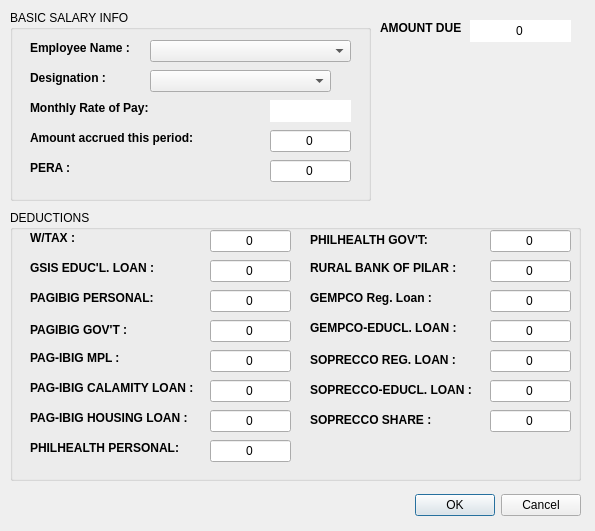
<?xml version="1.0" encoding="UTF-8"?>
<ui version="4.0">
 <class>Dialog</class>
 <widget class="QDialog" name="Dialog">
  <property name="geometry">
   <rect>
    <x>0</x>
    <y>0</y>
    <width>595</width>
    <height>531</height>
   </rect>
  </property>
  <property name="windowTitle">
   <string>Add Employee</string>
  </property>
  <property name="autoFillBackground">
   <bool>false</bool>
  </property>
  <property name="modal">
   <bool>false</bool>
  </property>
  <widget class="QDialogButtonBox" name="buttonBox">
   <property name="geometry">
    <rect>
     <x>20</x>
     <y>490</y>
     <width>561</width>
     <height>31</height>
    </rect>
   </property>
   <property name="orientation">
    <enum>Qt::Horizontal</enum>
   </property>
   <property name="standardButtons">
    <set>QDialogButtonBox::Cancel|QDialogButtonBox::Ok</set>
   </property>
  </widget>
  <widget class="QGroupBox" name="groupBox">
   <property name="geometry">
    <rect>
     <x>10</x>
     <y>10</y>
     <width>361</width>
     <height>191</height>
    </rect>
   </property>
   <property name="title">
    <string>BASIC SALARY INFO</string>
   </property>
   <widget class="QComboBox" name="_add_employee_name_combo">
    <property name="geometry">
     <rect>
      <x>140</x>
      <y>30</y>
      <width>201</width>
      <height>22</height>
     </rect>
    </property>
    <property name="font">
     <font>
      <family>Segoe UI</family>
      <pointsize>9</pointsize>
     </font>
    </property>
   </widget>
   <widget class="QLabel" name="label">
    <property name="geometry">
     <rect>
      <x>20</x>
      <y>30</y>
      <width>111</width>
      <height>16</height>
     </rect>
    </property>
    <property name="font">
     <font>
      <weight>75</weight>
      <bold>true</bold>
     </font>
    </property>
    <property name="text">
     <string>Employee Name :</string>
    </property>
   </widget>
   <widget class="QLabel" name="label_4">
    <property name="geometry">
     <rect>
      <x>20</x>
      <y>120</y>
      <width>191</width>
      <height>16</height>
     </rect>
    </property>
    <property name="font">
     <font>
      <weight>75</weight>
      <bold>true</bold>
     </font>
    </property>
    <property name="text">
     <string>Amount accrued this period:</string>
    </property>
   </widget>
   <widget class="QLineEdit" name="_add_monthly_rate">
    <property name="geometry">
     <rect>
      <x>260</x>
      <y>90</y>
      <width>81</width>
      <height>22</height>
     </rect>
    </property>
    <property name="frame">
     <bool>false</bool>
    </property>
    <property name="alignment">
     <set>Qt::AlignCenter</set>
    </property>
    <property name="readOnly">
     <bool>true</bool>
    </property>
   </widget>
   <widget class="QComboBox" name="_add_designation_combo">
    <property name="geometry">
     <rect>
      <x>140</x>
      <y>60</y>
      <width>181</width>
      <height>22</height>
     </rect>
    </property>
    <property name="font">
     <font>
      <family>Segoe UI</family>
      <pointsize>9</pointsize>
     </font>
    </property>
   </widget>
   <widget class="QLabel" name="label_3">
    <property name="geometry">
     <rect>
      <x>20</x>
      <y>90</y>
      <width>141</width>
      <height>16</height>
     </rect>
    </property>
    <property name="font">
     <font>
      <weight>75</weight>
      <bold>true</bold>
     </font>
    </property>
    <property name="text">
     <string>Monthly Rate of Pay:</string>
    </property>
   </widget>
   <widget class="QLineEdit" name="_add_ammount_accrued">
    <property name="geometry">
     <rect>
      <x>260</x>
      <y>120</y>
      <width>81</width>
      <height>22</height>
     </rect>
    </property>
    <property name="text">
     <string>0</string>
    </property>
    <property name="alignment">
     <set>Qt::AlignCenter</set>
    </property>
    <property name="readOnly">
     <bool>false</bool>
    </property>
   </widget>
   <widget class="QLineEdit" name="_add_pera">
    <property name="geometry">
     <rect>
      <x>260</x>
      <y>150</y>
      <width>81</width>
      <height>22</height>
     </rect>
    </property>
    <property name="text">
     <string>0</string>
    </property>
    <property name="alignment">
     <set>Qt::AlignCenter</set>
    </property>
    <property name="readOnly">
     <bool>false</bool>
    </property>
   </widget>
   <widget class="QLabel" name="labela">
    <property name="geometry">
     <rect>
      <x>20</x>
      <y>150</y>
      <width>191</width>
      <height>16</height>
     </rect>
    </property>
    <property name="font">
     <font>
      <weight>75</weight>
      <bold>true</bold>
     </font>
    </property>
    <property name="text">
     <string>PERA :</string>
    </property>
   </widget>
   <widget class="QLabel" name="label_2">
    <property name="geometry">
     <rect>
      <x>20</x>
      <y>60</y>
      <width>111</width>
      <height>16</height>
     </rect>
    </property>
    <property name="font">
     <font>
      <weight>75</weight>
      <bold>true</bold>
     </font>
    </property>
    <property name="text">
     <string>Designation :</string>
    </property>
   </widget>
   <widget class="QPushButton" name="_add_designation_button">
    <property name="geometry">
     <rect>
      <x>320</x>
      <y>60</y>
      <width>21</width>
      <height>21</height>
     </rect>
    </property>
    <property name="font">
     <font>
      <weight>75</weight>
      <bold>true</bold>
     </font>
    </property>
    <property name="text">
     <string/>
    </property>
    <property name="icon">
     <iconset resource="icons.qrc">
      <normaloff>:/icons/plus.png</normaloff>:/icons/plus.png</iconset>
    </property>
    <property name="flat">
     <bool>true</bool>
    </property>
   </widget>
  </widget>
  <widget class="QGroupBox" name="groupBox_2">
   <property name="geometry">
    <rect>
     <x>10</x>
     <y>210</y>
     <width>571</width>
     <height>271</height>
    </rect>
   </property>
   <property name="title">
    <string>DEDUCTIONS</string>
   </property>
   <widget class="QLabel" name="label_7">
    <property name="geometry">
     <rect>
      <x>20</x>
      <y>50</y>
      <width>151</width>
      <height>16</height>
     </rect>
    </property>
    <property name="font">
     <font>
      <weight>75</weight>
      <bold>true</bold>
     </font>
    </property>
    <property name="text">
     <string>GSIS EDUC'L. LOAN :</string>
    </property>
   </widget>
   <widget class="QLineEdit" name="_add_tax">
    <property name="geometry">
     <rect>
      <x>200</x>
      <y>20</y>
      <width>81</width>
      <height>22</height>
     </rect>
    </property>
    <property name="text">
     <string>0</string>
    </property>
    <property name="frame">
     <bool>true</bool>
    </property>
    <property name="alignment">
     <set>Qt::AlignCenter</set>
    </property>
    <property name="readOnly">
     <bool>false</bool>
    </property>
   </widget>
   <widget class="QLabel" name="label_5">
    <property name="geometry">
     <rect>
      <x>20</x>
      <y>20</y>
      <width>151</width>
      <height>16</height>
     </rect>
    </property>
    <property name="font">
     <font>
      <weight>75</weight>
      <bold>true</bold>
     </font>
    </property>
    <property name="text">
     <string>W/TAX :</string>
    </property>
   </widget>
   <widget class="QLineEdit" name="_add_gsis_educ">
    <property name="geometry">
     <rect>
      <x>200</x>
      <y>50</y>
      <width>81</width>
      <height>22</height>
     </rect>
    </property>
    <property name="text">
     <string>0</string>
    </property>
    <property name="alignment">
     <set>Qt::AlignCenter</set>
    </property>
    <property name="readOnly">
     <bool>false</bool>
    </property>
   </widget>
   <widget class="QLabel" name="label_10">
    <property name="geometry">
     <rect>
      <x>20</x>
      <y>80</y>
      <width>181</width>
      <height>16</height>
     </rect>
    </property>
    <property name="font">
     <font>
      <weight>75</weight>
      <bold>true</bold>
     </font>
    </property>
    <property name="text">
     <string>PAGIBIG PERSONAL:</string>
    </property>
   </widget>
   <widget class="QLabel" name="label_11">
    <property name="geometry">
     <rect>
      <x>20</x>
      <y>110</y>
      <width>181</width>
      <height>20</height>
     </rect>
    </property>
    <property name="font">
     <font>
      <weight>75</weight>
      <bold>true</bold>
     </font>
    </property>
    <property name="text">
     <string>PAGIBIG GOV'T :</string>
    </property>
   </widget>
   <widget class="QLineEdit" name="_add_pagibig_personal">
    <property name="geometry">
     <rect>
      <x>200</x>
      <y>80</y>
      <width>81</width>
      <height>22</height>
     </rect>
    </property>
    <property name="text">
     <string>0</string>
    </property>
    <property name="frame">
     <bool>true</bool>
    </property>
    <property name="alignment">
     <set>Qt::AlignCenter</set>
    </property>
    <property name="readOnly">
     <bool>false</bool>
    </property>
   </widget>
   <widget class="QLineEdit" name="_add_pagibig_govt">
    <property name="geometry">
     <rect>
      <x>200</x>
      <y>110</y>
      <width>81</width>
      <height>22</height>
     </rect>
    </property>
    <property name="text">
     <string>0</string>
    </property>
    <property name="frame">
     <bool>true</bool>
    </property>
    <property name="alignment">
     <set>Qt::AlignCenter</set>
    </property>
    <property name="readOnly">
     <bool>false</bool>
    </property>
   </widget>
   <widget class="QLabel" name="label_12">
    <property name="geometry">
     <rect>
      <x>20</x>
      <y>140</y>
      <width>181</width>
      <height>16</height>
     </rect>
    </property>
    <property name="font">
     <font>
      <weight>75</weight>
      <bold>true</bold>
     </font>
    </property>
    <property name="text">
     <string>PAG-IBIG MPL :</string>
    </property>
   </widget>
   <widget class="QLineEdit" name="_add_pagibig_mpl">
    <property name="geometry">
     <rect>
      <x>200</x>
      <y>140</y>
      <width>81</width>
      <height>22</height>
     </rect>
    </property>
    <property name="text">
     <string>0</string>
    </property>
    <property name="alignment">
     <set>Qt::AlignCenter</set>
    </property>
    <property name="readOnly">
     <bool>false</bool>
    </property>
   </widget>
   <widget class="QLineEdit" name="_add_pagibig_calamity">
    <property name="geometry">
     <rect>
      <x>200</x>
      <y>170</y>
      <width>81</width>
      <height>22</height>
     </rect>
    </property>
    <property name="text">
     <string>0</string>
    </property>
    <property name="alignment">
     <set>Qt::AlignCenter</set>
    </property>
    <property name="readOnly">
     <bool>false</bool>
    </property>
   </widget>
   <widget class="QLabel" name="label_13">
    <property name="geometry">
     <rect>
      <x>20</x>
      <y>170</y>
      <width>181</width>
      <height>16</height>
     </rect>
    </property>
    <property name="font">
     <font>
      <weight>75</weight>
      <bold>true</bold>
     </font>
    </property>
    <property name="text">
     <string>PAG-IBIG CALAMITY LOAN :</string>
    </property>
   </widget>
   <widget class="QLabel" name="label_14">
    <property name="geometry">
     <rect>
      <x>20</x>
      <y>200</y>
      <width>181</width>
      <height>16</height>
     </rect>
    </property>
    <property name="font">
     <font>
      <weight>75</weight>
      <bold>true</bold>
     </font>
    </property>
    <property name="text">
     <string>PAG-IBIG HOUSING LOAN :</string>
    </property>
   </widget>
   <widget class="QLineEdit" name="_add_pagibig_housing">
    <property name="geometry">
     <rect>
      <x>200</x>
      <y>200</y>
      <width>81</width>
      <height>22</height>
     </rect>
    </property>
    <property name="text">
     <string>0</string>
    </property>
    <property name="alignment">
     <set>Qt::AlignCenter</set>
    </property>
    <property name="readOnly">
     <bool>false</bool>
    </property>
   </widget>
   <widget class="QLabel" name="label_15">
    <property name="geometry">
     <rect>
      <x>300</x>
      <y>20</y>
      <width>181</width>
      <height>20</height>
     </rect>
    </property>
    <property name="font">
     <font>
      <weight>75</weight>
      <bold>true</bold>
     </font>
    </property>
    <property name="text">
     <string>PHILHEALTH GOV'T:</string>
    </property>
   </widget>
   <widget class="QLineEdit" name="_add_philhealth_personal">
    <property name="geometry">
     <rect>
      <x>200</x>
      <y>230</y>
      <width>81</width>
      <height>22</height>
     </rect>
    </property>
    <property name="text">
     <string>0</string>
    </property>
    <property name="frame">
     <bool>true</bool>
    </property>
    <property name="alignment">
     <set>Qt::AlignCenter</set>
    </property>
    <property name="readOnly">
     <bool>false</bool>
    </property>
   </widget>
   <widget class="QLabel" name="label_16">
    <property name="geometry">
     <rect>
      <x>20</x>
      <y>230</y>
      <width>181</width>
      <height>16</height>
     </rect>
    </property>
    <property name="font">
     <font>
      <weight>75</weight>
      <bold>true</bold>
     </font>
    </property>
    <property name="text">
     <string>PHILHEALTH PERSONAL:</string>
    </property>
   </widget>
   <widget class="QLineEdit" name="_add_philhealth_govt">
    <property name="geometry">
     <rect>
      <x>480</x>
      <y>20</y>
      <width>81</width>
      <height>22</height>
     </rect>
    </property>
    <property name="text">
     <string>0</string>
    </property>
    <property name="frame">
     <bool>true</bool>
    </property>
    <property name="alignment">
     <set>Qt::AlignCenter</set>
    </property>
    <property name="readOnly">
     <bool>false</bool>
    </property>
   </widget>
   <widget class="QLabel" name="label_17">
    <property name="geometry">
     <rect>
      <x>300</x>
      <y>110</y>
      <width>181</width>
      <height>16</height>
     </rect>
    </property>
    <property name="font">
     <font>
      <weight>75</weight>
      <bold>true</bold>
     </font>
    </property>
    <property name="text">
     <string>GEMPCO-EDUCL. LOAN :</string>
    </property>
   </widget>
   <widget class="QLabel" name="label_18">
    <property name="geometry">
     <rect>
      <x>300</x>
      <y>50</y>
      <width>181</width>
      <height>16</height>
     </rect>
    </property>
    <property name="font">
     <font>
      <weight>75</weight>
      <bold>true</bold>
     </font>
    </property>
    <property name="text">
     <string>RURAL BANK OF PILAR :</string>
    </property>
   </widget>
   <widget class="QLineEdit" name="_add_bank_pilar">
    <property name="geometry">
     <rect>
      <x>480</x>
      <y>50</y>
      <width>81</width>
      <height>22</height>
     </rect>
    </property>
    <property name="text">
     <string>0</string>
    </property>
    <property name="alignment">
     <set>Qt::AlignCenter</set>
    </property>
    <property name="readOnly">
     <bool>false</bool>
    </property>
   </widget>
   <widget class="QLineEdit" name="_add_gempco_reg_loan">
    <property name="geometry">
     <rect>
      <x>480</x>
      <y>80</y>
      <width>81</width>
      <height>22</height>
     </rect>
    </property>
    <property name="text">
     <string>0</string>
    </property>
    <property name="alignment">
     <set>Qt::AlignCenter</set>
    </property>
    <property name="readOnly">
     <bool>false</bool>
    </property>
   </widget>
   <widget class="QLineEdit" name="_add_gempco_educ_loan">
    <property name="geometry">
     <rect>
      <x>480</x>
      <y>110</y>
      <width>81</width>
      <height>22</height>
     </rect>
    </property>
    <property name="text">
     <string>0</string>
    </property>
    <property name="frame">
     <bool>true</bool>
    </property>
    <property name="alignment">
     <set>Qt::AlignCenter</set>
    </property>
    <property name="readOnly">
     <bool>false</bool>
    </property>
   </widget>
   <widget class="QLabel" name="label_19">
    <property name="geometry">
     <rect>
      <x>300</x>
      <y>140</y>
      <width>181</width>
      <height>20</height>
     </rect>
    </property>
    <property name="font">
     <font>
      <weight>75</weight>
      <bold>true</bold>
     </font>
    </property>
    <property name="text">
     <string>SOPRECCO REG. LOAN :</string>
    </property>
   </widget>
   <widget class="QLabel" name="label_20">
    <property name="geometry">
     <rect>
      <x>300</x>
      <y>80</y>
      <width>181</width>
      <height>16</height>
     </rect>
    </property>
    <property name="font">
     <font>
      <weight>75</weight>
      <bold>true</bold>
     </font>
    </property>
    <property name="text">
     <string>GEMPCO Reg. Loan :</string>
    </property>
   </widget>
   <widget class="QLineEdit" name="_add_soprecco_reg_loan">
    <property name="geometry">
     <rect>
      <x>480</x>
      <y>140</y>
      <width>81</width>
      <height>22</height>
     </rect>
    </property>
    <property name="text">
     <string>0</string>
    </property>
    <property name="frame">
     <bool>true</bool>
    </property>
    <property name="alignment">
     <set>Qt::AlignCenter</set>
    </property>
    <property name="readOnly">
     <bool>false</bool>
    </property>
   </widget>
   <widget class="QLabel" name="label_33">
    <property name="geometry">
     <rect>
      <x>300</x>
      <y>170</y>
      <width>181</width>
      <height>20</height>
     </rect>
    </property>
    <property name="font">
     <font>
      <weight>75</weight>
      <bold>true</bold>
     </font>
    </property>
    <property name="text">
     <string>SOPRECCO-EDUCL. LOAN :</string>
    </property>
   </widget>
   <widget class="QLineEdit" name="_add_soprecco_educ_loan">
    <property name="geometry">
     <rect>
      <x>480</x>
      <y>170</y>
      <width>81</width>
      <height>22</height>
     </rect>
    </property>
    <property name="text">
     <string>0</string>
    </property>
    <property name="frame">
     <bool>true</bool>
    </property>
    <property name="alignment">
     <set>Qt::AlignCenter</set>
    </property>
    <property name="readOnly">
     <bool>false</bool>
    </property>
   </widget>
   <widget class="QLineEdit" name="_add_soprecco_share">
    <property name="geometry">
     <rect>
      <x>480</x>
      <y>200</y>
      <width>81</width>
      <height>22</height>
     </rect>
    </property>
    <property name="text">
     <string>0</string>
    </property>
    <property name="frame">
     <bool>true</bool>
    </property>
    <property name="alignment">
     <set>Qt::AlignCenter</set>
    </property>
    <property name="readOnly">
     <bool>false</bool>
    </property>
   </widget>
   <widget class="QLabel" name="label_34">
    <property name="geometry">
     <rect>
      <x>300</x>
      <y>200</y>
      <width>181</width>
      <height>20</height>
     </rect>
    </property>
    <property name="font">
     <font>
      <weight>75</weight>
      <bold>true</bold>
     </font>
    </property>
    <property name="text">
     <string>SOPRECCO SHARE :</string>
    </property>
   </widget>
  </widget>
  <widget class="QLabel" name="label_6">
   <property name="geometry">
    <rect>
     <x>380</x>
     <y>20</y>
     <width>91</width>
     <height>16</height>
    </rect>
   </property>
   <property name="font">
    <font>
     <weight>75</weight>
     <bold>true</bold>
    </font>
   </property>
   <property name="text">
    <string>AMOUNT DUE</string>
   </property>
  </widget>
  <widget class="QLineEdit" name="lineEdit_32">
   <property name="geometry">
    <rect>
     <x>470</x>
     <y>20</y>
     <width>101</width>
     <height>22</height>
    </rect>
   </property>
   <property name="text">
    <string>0</string>
   </property>
   <property name="frame">
    <bool>false</bool>
   </property>
   <property name="alignment">
    <set>Qt::AlignCenter</set>
   </property>
   <property name="readOnly">
    <bool>true</bool>
   </property>
  </widget>
 </widget>
 <resources>
  <include location="icons.qrc"/>
 </resources>
 <connections>
  <connection>
   <sender>buttonBox</sender>
   <signal>accepted()</signal>
   <receiver>Dialog</receiver>
   <slot>accept()</slot>
   <hints>
    <hint type="sourcelabel">
     <x>248</x>
     <y>254</y>
    </hint>
    <hint type="destinationlabel">
     <x>157</x>
     <y>274</y>
    </hint>
   </hints>
  </connection>
  <connection>
   <sender>buttonBox</sender>
   <signal>rejected()</signal>
   <receiver>Dialog</receiver>
   <slot>reject()</slot>
   <hints>
    <hint type="sourcelabel">
     <x>316</x>
     <y>260</y>
    </hint>
    <hint type="destinationlabel">
     <x>286</x>
     <y>274</y>
    </hint>
   </hints>
  </connection>
 </connections>
</ui>
